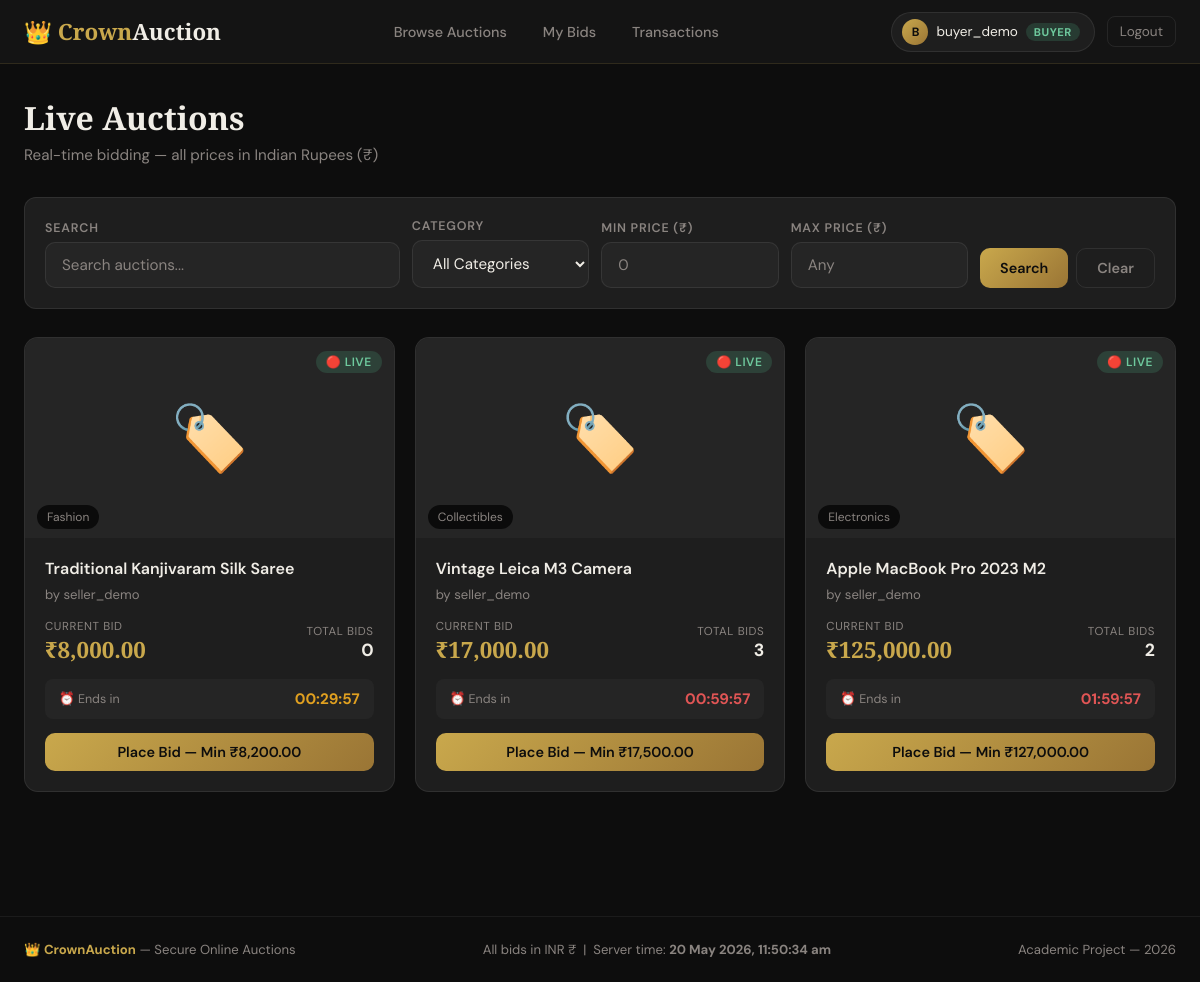
The page /views/buyer/browse.php (signed in) on the database its author committed.
### tables this page shows
CREATE TABLE auctions (
    id INT UNSIGNED AUTO_INCREMENT PRIMARY KEY,
    seller_id INT UNSIGNED NOT NULL,
    title VARCHAR(200) NOT NULL,
    description TEXT,
    category VARCHAR(100),
    image_path VARCHAR(255),
    starting_price DECIMAL(12,2) NOT NULL,
    current_price DECIMAL(12,2) NOT NULL,
    min_bid_increment DECIMAL(12,2) NOT NULL DEFAULT 1.00,
    reserve_price DECIMAL(12,2) DEFAULT NULL,
    duration_minutes INT NOT NULL,
    start_time DATETIME NOT NULL,
    end_time DATETIME NOT NULL,
    status ENUM('pending','active','ended','cancelled','sold') DEFAULT 'pending',
    winner_id INT UNSIGNED DEFAULT NULL,
    total_bids INT DEFAULT 0,
    is_overridden TINYINT(1) DEFAULT 0,
    override_note TEXT,
    created_at TIMESTAMP DEFAULT CURRENT_TIMESTAMP,
    updated_at TIMESTAMP DEFAULT CURRENT_TIMESTAMP ON UPDATE CURRENT_TIMESTAMP,
    FOREIGN KEY (seller_id) REFERENCES users(id) ON DELETE CASCADE,
    FOREIGN KEY (winner_id) REFERENCES users(id) ON DELETE SET NULL,
    INDEX idx_status (status),
    INDEX idx_seller (seller_id),
    INDEX idx_end_time (end_time)
);

CREATE TABLE users (
    id INT UNSIGNED AUTO_INCREMENT PRIMARY KEY,
    username VARCHAR(50) NOT NULL UNIQUE,
    email VARCHAR(100) NOT NULL UNIQUE,
    password_hash VARCHAR(255) NOT NULL,
    role ENUM('buyer', 'seller', 'admin') NOT NULL DEFAULT 'buyer',
    full_name VARCHAR(100),
    phone VARCHAR(20),
    address TEXT,
    profile_image VARCHAR(255) DEFAULT 'default.png',
    is_banned TINYINT(1) DEFAULT 0,
    ban_reason TEXT,
    is_verified TINYINT(1) DEFAULT 1,
    fraud_score INT DEFAULT 0,
    created_at TIMESTAMP DEFAULT CURRENT_TIMESTAMP,
    updated_at TIMESTAMP DEFAULT CURRENT_TIMESTAMP ON UPDATE CURRENT_TIMESTAMP,
    last_login TIMESTAMP NULL,
    INDEX idx_role (role),
    INDEX idx_email (email),
    INDEX idx_banned (is_banned)
);

### models/AuctionModel.php (called while the page is built, shortened)
<?php
require_once __DIR__ . '/../config/database.php';
class AuctionModel {
    public static function getAll(array $filters = [], int $limit = 12, int $offset = 0): array {
        $where = ["a.status = 'active'"];
        $params = [];
        $whereClause = implode(' AND ', $where);
        $params[] = $limit;
        $params[] = $offset;
        return Database::query(
            "SELECT a.*, u.username as seller_name, u.full_name as seller_fullname
             FROM auctions a
             JOIN users u ON a.seller_id = u.id
             WHERE $whereClause
             ORDER BY a.end_time ASC
             LIMIT ? OFFSET ?",
            $params
        )->fetchAll();
    }
}

### config/database.php (called while the page is built, shortened)
<?php
class Database {
    private static ?PDO $instance = null;
    public static function getInstance(): PDO {
        if (self::$instance === null) {
            $dsn = "mysql:host=" . DB_HOST . ";dbname=" . DB_NAME . ";charset=" . DB_CHARSET;
            $options = [
                PDO::ATTR_ERRMODE            => PDO::ERRMODE_EXCEPTION,
                PDO::ATTR_DEFAULT_FETCH_MODE => PDO::FETCH_ASSOC,
                PDO::ATTR_EMULATE_PREPARES   => false,
                PDO::ATTR_PERSISTENT         => true,
                PDO::MYSQL_ATTR_INIT_COMMAND => "SET NAMES utf8mb4, time_zone = '+05:30'"
            ];
            try {
                self::$instance = new PDO($dsn, DB_USER, DB_PASS, $options);
            } catch (PDOException $e) {
                $isApi = (strpos($_SERVER['REQUEST_URI'] ?? '', '/api/') !== false);
                if ($isApi) {
                    header('Content-Type: application/json');
                    echo json_encode(['success' => false, 'message' => 'Service temporarily unavailable. Please try again.']);
                } else {
                    echo '<div style="font-family:sans-serif;padding:40px;text-align:center;background:#0d0d0d;color:#f0ede6;min-height:100vh;">
                        <h2 style="color:#C9A84C;">&#128274; CrownAuction</h2>
                        <p>Service temporarily unavailable. Please try again in a moment.</p>
                    </div>';
                }
                exit;
            }
        }
        return self::$instance;
    }
    public static function query(string $sql, array $params = []): PDOStatement {
        $stmt = self::getInstance()->prepare($sql);
        $stmt->execute($params);
        return $stmt;
    }
}

### includes/session.php (called while the page is built, shortened)
<?php
function formatINR(float $amount): string {
    return '₹' . number_format($amount, 2);
}
function timeRemaining(string $endTime): array {
    $now  = new DateTime();
    $end  = new DateTime($endTime);
    $diff = $now->diff($end);
    if ($now >= $end) {
        return ['expired' => true, 'text' => 'Auction Ended'];
    }
    $hours   = $diff->h + ($diff->days * 24);
    $minutes = $diff->i;
    $seconds = $diff->s;
    return [
        'expired' => false,
        'hours'   => $hours,
        'minutes' => $minutes,
        'seconds' => $seconds,
        'total_seconds' => ($hours * 3600) + ($minutes * 60) + $seconds,
        'text'    => sprintf('%02d:%02d:%02d', $hours, $minutes, $seconds)
    ];
}

### views/buyer/browse.php (the view, shortened to what this page needs)
<?php
require_once __DIR__ . '/../../config/database.php';
require_once __DIR__ . '/../../includes/session.php';
require_once __DIR__ . '/../../models/AuctionModel.php';
$perPage = 9;
$page    = max(1, (int)($_GET['page'] ?? 1));
$offset  = ($page - 1) * $perPage;
$filters = [
    'category'  => $_GET['category'] ?? '',
    'search'    => $_GET['search'] ?? '',
    'min_price' => $_GET['min_price'] ?? '',
    'max_price' => $_GET['max_price'] ?? '',
];
$auctions = AuctionModel::getAll($filters, $perPage, $offset);
include __DIR__ . '/../shared/header.php';
?>
<div class="page-header">
  <h1>Live Auctions</h1>
  <p>Real-time bidding — all prices in Indian Rupees (₹)</p>
</div>
<div class="card" style="margin-bottom:28px;">
  <div class="card-body" style="padding:20px;">
    <form method="GET" style="display:flex;gap:12px;flex-wrap:wrap;align-items:flex-end;">
      <div style="flex:2;min-width:180px;">
        <label style="display:block;font-size:0.78rem;color:var(--text-muted);font-weight:600;text-transform:uppercase;letter-spacing:0.8px;margin-bottom:6px;">Search</label>
        <input type="text" name="search" class="form-control" placeholder="Search auctions..." value="<?= htmlspecialchars($filters['search']) ?>">
      </div>
      <div style="flex:1;min-width:140px;">
        <label style="display:block;font-size:0.78rem;color:var(--text-muted);font-weight:600;text-transform:uppercase;letter-spacing:0.8px;margin-bottom:6px;">Category</label>
        <select name="category" class="form-control">
          <option value="">All Categories</option>
        </select>
      </div>
      <div style="flex:1;min-width:120px;">
        <label style="display:block;font-size:0.78rem;color:var(--text-muted);font-weight:600;text-transform:uppercase;letter-spacing:0.8px;margin-bottom:6px;">Min Price (₹)</label>
        <input type="number" name="min_price" class="form-control" placeholder="0" value="<?= htmlspecialchars($filters['min_price']) ?>">
      </div>
      <div style="flex:1;min-width:120px;">
        <label style="display:block;font-size:0.78rem;color:var(--text-muted);font-weight:600;text-transform:uppercase;letter-spacing:0.8px;margin-bottom:6px;">Max Price (₹)</label>
        <input type="number" name="max_price" class="form-control" placeholder="Any" value="<?= htmlspecialchars($filters['max_price']) ?>">
      </div>
      <div style="display:flex;gap:8px;">
        <button type="submit" class="btn btn-gold">Search</button>
        <a href="browse.php" class="btn btn-outline">Clear</a>
      </div>
    </form>
  </div>
</div>
<?php if (empty($auctions)): ?>
  <div class="card" style="text-align:center;padding:60px;">
    <div style="font-size:3rem;margin-bottom:16px;">🔍</div>
    <h3 style="color:var(--text-muted);">No active auctions found</h3>
    <p style="color:var(--text-muted);margin-top:8px;">Try adjusting your filters or check back later.</p>
  </div>
<?php else: ?>
  <div style="display:grid;grid-template-columns:repeat(auto-fill,minmax(320px,1fr));gap:20px;margin-bottom:32px;">
    <?php foreach ($auctions as $a):
      $time = timeRemaining($a['end_time']);
      $minNext = (float)$a['current_price'] + (float)$a['min_bid_increment'];
    ?>
    <div class="auction-card" data-id="<?= $a['id'] ?>" style="background:var(--dark-3);border:1px solid var(--border);border-radius:14px;overflow:hidden;transition:all 0.2s;cursor:pointer;"
      onmouseover="this.style.borderColor='rgba(201,168,76,0.4)';this.style.transform='translateY(-2px)'"
      onmouseout="this.style.borderColor='var(--border)';this.style.transform='translateY(0)'">
      <div style="position:relative;background:var(--surface);height:200px;overflow:hidden;">
        <?php
          $imgFile = UPLOAD_PATH . $a['image_path'];
          $imgUrl  = (file_exists($imgFile) && $a['image_path'] !== 'default_item.jpg')
                    ? UPLOAD_URL . $a['image_path']
                    : '';
        ?>
        <?php if ($imgUrl): ?>
          <img src="<?= $imgUrl ?>" alt="<?= htmlspecialchars($a['title']) ?>"
            style="width:100%;height:100%;object-fit:cover;">
        <?php else: ?>
          <div style="width:100%;height:100%;display:flex;align-items:center;justify-content:center;font-size:4rem;">🏷️</div>
        <?php endif; ?>
        <div style="position:absolute;top:12px;right:12px;">
          <span class="badge badge-active">🔴 Live</span>
        </div>
        <?php if ($a['category']): ?>
        <div style="position:absolute;bottom:12px;left:12px;">
          <span style="background:rgba(0,0,0,0.7);color:var(--text-muted);font-size:0.75rem;padding:4px 10px;border-radius:100px;">
            <?= htmlspecialchars($a['category']) ?>
          </span>
        </div>
        <?php endif; ?>
      </div>
      <div style="padding:20px;">
        <h3 style="font-size:1rem;font-weight:600;margin-bottom:6px;line-height:1.4;">
          <?= htmlspecialchars($a['title']) ?>
        </h3>
        <p style="font-size:0.82rem;color:var(--text-muted);margin-bottom:16px;">
          by <?= htmlspecialchars($a['seller_name']) ?>
        </p>
        <div style="display:flex;justify-content:space-between;align-items:center;margin-bottom:14px;">
          <div>
            <div style="font-size:0.72rem;color:var(--text-muted);text-transform:uppercase;letter-spacing:0.6px;">Current Bid</div>
            <div class="current-price" style="font-family:'Playfair Display',serif;font-size:1.4rem;font-weight:700;color:var(--gold);">
              <?= formatINR($a['current_price']) ?>
            </div>
          </div>
          <div style="text-align:right;">
            <div style="font-size:0.72rem;color:var(--text-muted);text-transform:uppercase;letter-spacing:0.6px;">Total Bids</div>
            <div style="font-size:1.1rem;font-weight:700;"><?= $a['total_bids'] ?></div>
          </div>
        </div>
        <div class="countdown-block" data-end="<?= $a['end_time'] ?>"
          style="background:var(--surface);border-radius:8px;padding:10px 14px;margin-bottom:14px;display:flex;align-items:center;justify-content:space-between;">
          <span style="font-size:0.78rem;color:var(--text-muted);">⏰ Ends in</span>
          <span class="countdown-display" style="font-weight:700;font-size:0.95rem;color:<?= $time['expired'] ? 'var(--danger)' : 'var(--text)' ?>;">
          </span>
        </div>
        <a href="<?= APP_URL ?>/views/buyer/auction_detail.php?id=<?= $a['id'] ?>"
          class="btn btn-gold" style="width:100%;justify-content:center;text-align:center;">
          Place Bid — Min <?= formatINR($minNext) ?>
        </a>
      </div>
    </div>
    <?php endforeach; ?>
  </div>
<?php endif; ?>
<?php include __DIR__ . '/../shared/footer.php'; ?>

### rows shown on the page
auctions: category "Fashion", title "Traditional Kanjivaram Silk Saree", seller.username "seller_demo", current_price "₹8,000.00", total_bids "0", formatINR($minNext) "₹8,200.00"
auctions: category "Collectibles", title "Vintage Leica M3 Camera", seller.username "seller_demo", current_price "₹17,000.00", total_bids "3", $a['id'] 1 (drawn), formatINR($minNext) "₹17,500.00"
auctions: category "Electronics", title "Apple MacBook Pro 2023 M2", seller.username "seller_demo", current_price "₹125,000.00", total_bids "2", formatINR($minNext) "₹127,000.00"

### other values the page prints
substr($user['username'], 0, 1) "B"
$user['username'] "buyer_demo"
$user['role'] "BUYER"
